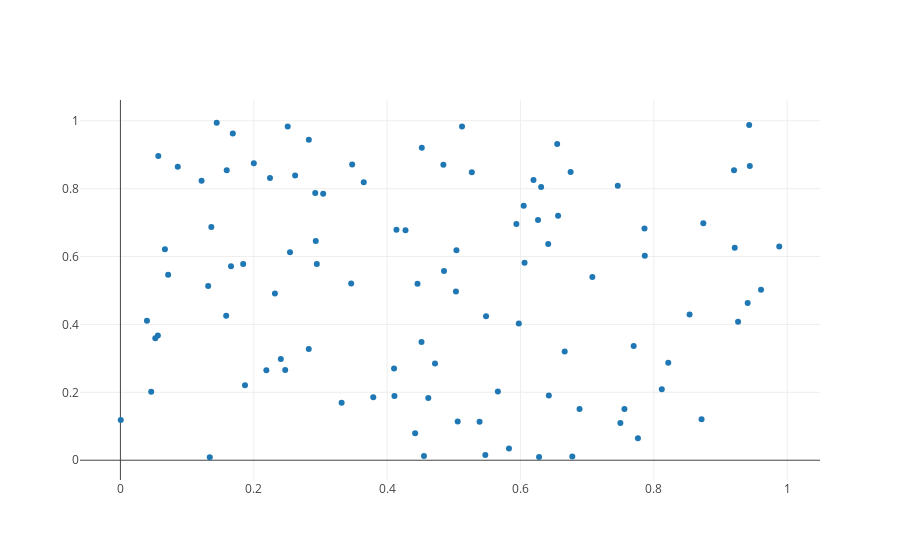

Notebook source saved alongside this figure:
### Code cell
fig = go.Figure()

fig.add_scatter(x=x,
                y=y,
                mode='markers')    # markers, lines or both

iplot(fig)
